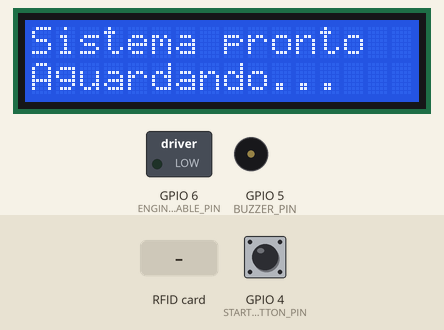
The sketch below on a simulated ESP32-S3. On the bench: 16×2 character LCD, switched loads named in the sketch (green lamp = pin HIGH), buzzer (waves = sounding, pin HIGH). The inputs (shaded band) are chosen by the test bench; at power-on: GPIO 4 (START_BUTTON_PIN) HIGH. WiFi joins after 1.5 s; servers stay silent unless stated; the local clock reads 2024-03-15 10:24:30 at power-on unless the sketch sets it; no MQTT or app messages arrive unless stated; what the sketch prints to the serial monitor is not drawn.

Above: at 16.6 s.
16.7 s: GPIO 4 (START_BUTTON_PIN) pulled LOW for 0.15 s
At 17.9 s:
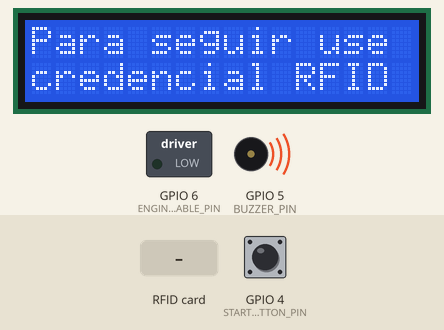
18.3 s: RFID card 41 D8 7E 05 held to the reader
At 18.7 s:
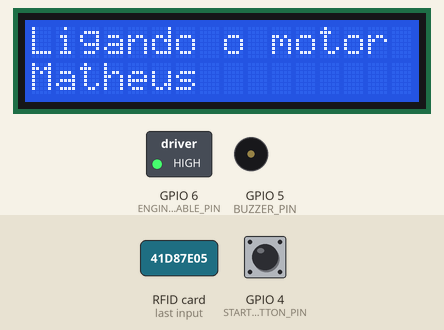
21.3 s: GPIO 4 (START_BUTTON_PIN) pulled LOW for 1 s
At 23.5 s:
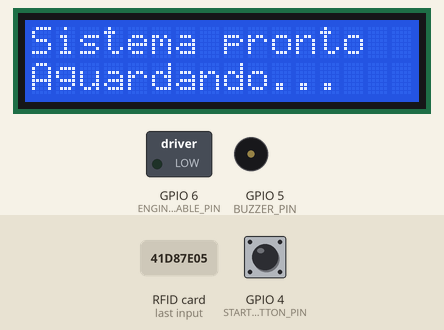
23.8 s: GPIO 4 (START_BUTTON_PIN) pulled LOW for 3.2 s
At 27.3 s:
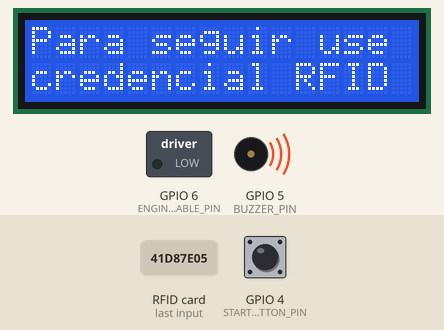
28.5 s: RFID card 01 91 AF 9B held to the reader
At 28.8 s:
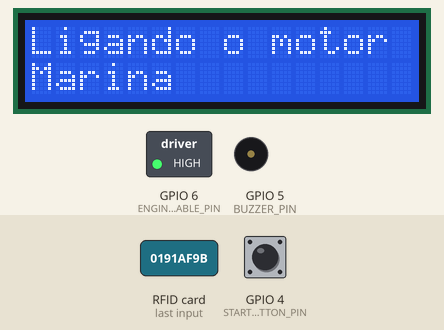
31.5 s: GPIO 4 (START_BUTTON_PIN) pulsed LOW 2 times (0.12 s each, 0.3 s apart)
At 33.1 s:
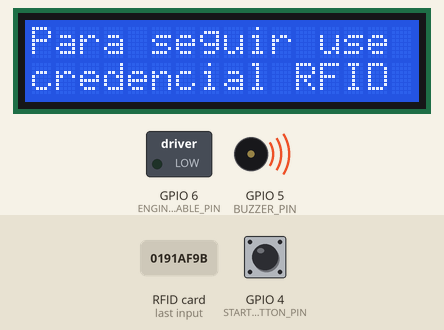
Timing chart, 0 to 34.6 s (numbered marks = the images above; inputs shaded):
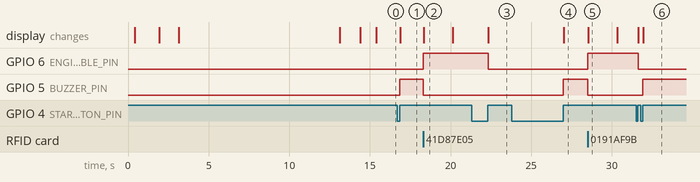

The sketch:

esp32_controle_veiculo_rfid.ino.ino
```cpp
#include <WiFi.h>
#include <PubSubClient.h>
#include <SPI.h>
#include <MFRC522.h>
#include <LiquidCrystal.h>
#include <ArduinoJson.h>
#include <time.h>

// =====================================================
// WIFI
// =====================================================
const char* WIFI_SSID = "IoT";
const char* WIFI_PASS = "12345678";

// =====================================================
// MQTT / AWS / MOSQUITTO
// =====================================================
const char* MQTT_BROKER = "3.143.217.29";
const int   MQTT_PORT   = 1883;
const char* MQTT_CLIENT_ID = "ESP32S3_CAR_01";
const char* MQTT_TOPIC_EVENTS = "veiculo/acesso/eventos";
const char* MQTT_TOPIC_STATUS = "veiculo/acesso/status";

// Se você configurar usuário/senha no Mosquitto, preencha aqui.
// Se não usar autenticação, deixe vazio.
const char* MQTT_USER = "";
const char* MQTT_PASS = "";

// =====================================================
// NTP
// =====================================================
const char* NTP_SERVER_1 = "pool.ntp.org";
const char* NTP_SERVER_2 = "a.st1.ntp.br";
const char* NTP_SERVER_3 = "b.st1.ntp.br";

// Brasil UTC-3
const long GMT_OFFSET_SEC = -3 * 3600;
const int  DAYLIGHT_OFFSET_SEC = 0;

// =====================================================
// PINOS
// =====================================================
// RFID RC522
#define RFID_SS_PIN         10
#define RFID_RST_PIN        9
#define RFID_SCK_PIN        12
#define RFID_MOSI_PIN       11
#define RFID_MISO_PIN       13

// Botão, buzzer e relé
#define START_BUTTON_PIN    4
#define BUZZER_PIN          5
#define ENGINE_ENABLE_PIN   6

// LCD 16x2 comum
#define LCD_RS              15
#define LCD_EN              16
#define LCD_D4              17
#define LCD_D5              18
#define LCD_D6              19
#define LCD_D7              20

// =====================================================
// CONFIGURAÇÕES DO RELÉ
// =====================================================
// true  = relé acionado com LOW
// false = relé acionado com HIGH
const bool RELAY_ACTIVE_LOW = false;

// =====================================================
// CONFIGURAÇÕES GERAIS
// =====================================================
const unsigned long AUTH_TIMEOUT_MS   = 60000;
const unsigned long DEBOUNCE_MS       = 80;
const unsigned long LCD_SHORT_MSG_MS  = 1800;
const unsigned long WIFI_RETRY_MS     = 10000;
const unsigned long MQTT_RETRY_MS     = 5000;

// =====================================================
// OBJETOS
// =====================================================
WiFiClient espClient;
PubSubClient mqttClient(espClient);

MFRC522 mfrc522(RFID_SS_PIN, RFID_RST_PIN);
LiquidCrystal lcd(LCD_RS, LCD_EN, LCD_D4, LCD_D5, LCD_D6, LCD_D7);

// =====================================================
// ESTADOS DO SISTEMA
// =====================================================
enum SystemState {
  IDLE,
  WAITING_CREDENTIAL,
  AUTHORIZED,
  TIMEOUT_BLOCKED
};

SystemState state = IDLE;

// =====================================================
// VARIÁVEIS DE CONTROLE
// =====================================================
unsigned long authStartMillis = 0;
unsigned long lastButtonChangeMillis = 0;
unsigned long lastWifiRetryMillis = 0;
unsigned long lastMqttRetryMillis = 0;

bool lastButtonReading = HIGH;

String currentDriverName = "";
String currentDriverUID  = "";

// =====================================================
// CARTÕES AUTORIZADOS
// =====================================================
struct AuthorizedCard {
  const char* uid;
  const char* name;
};

AuthorizedCard authorizedCards[] = {
  {"41D87E05", "Matheus"},
  {"0191AF9B", "Marina"}
};

const int authorizedCardsCount = sizeof(authorizedCards) / sizeof(authorizedCards[0]);

// =====================================================
// FUNÇÕES AUXILIARES
// =====================================================
void lcdShow2Lines(const String &line1, const String &line2) {
  lcd.clear();
  lcd.setCursor(0, 0);
  lcd.print(line1.substring(0, 16));
  lcd.setCursor(0, 1);
  lcd.print(line2.substring(0, 16));
}

void setBuzzer(bool on) {
  digitalWrite(BUZZER_PIN, on ? HIGH : LOW);
}

void setEngineEnabled(bool enabled) {
  if (RELAY_ACTIVE_LOW) {
    digitalWrite(ENGINE_ENABLE_PIN, enabled ? LOW : HIGH);
  } else {
    digitalWrite(ENGINE_ENABLE_PIN, enabled ? HIGH : LOW);
  }
}

String normalizeUID(byte *buffer, byte bufferSize) {
  String uid = "";
  for (byte i = 0; i < bufferSize; i++) {
    if (buffer[i] < 0x10) uid += "0";
    uid += String(buffer[i], HEX);
  }
  uid.toUpperCase();
  return uid;
}

String getDriverNameByUID(const String &uid) {
  for (int i = 0; i < authorizedCardsCount; i++) {
    if (uid.equalsIgnoreCase(authorizedCards[i].uid)) {
      return String(authorizedCards[i].name);
    }
  }
  return "";
}

String getTimestampISO() {
  struct tm timeinfo;
  if (!getLocalTime(&timeinfo, 2000)) {
    return "1970-01-01T00:00:00";
  }

  char buffer[25];
  strftime(buffer, sizeof(buffer), "%Y-%m-%dT%H:%M:%S", &timeinfo);
  return String(buffer);
}

bool ntpTimeIsValid() {
  struct tm timeinfo;
  if (!getLocalTime(&timeinfo, 1000)) {
    return false;
  }
  return (timeinfo.tm_year > (2024 - 1900));
}

// =====================================================
// WIFI
// =====================================================
void connectWiFi() {
  WiFi.mode(WIFI_STA);
  WiFi.begin(WIFI_SSID, WIFI_PASS);

  lcdShow2Lines("Conectando WiFi", "Aguarde...");
  Serial.print("Conectando Wi-Fi");

  unsigned long startAttempt = millis();
  while (WiFi.status() != WL_CONNECTED && millis() - startAttempt < 20000) {
    delay(500);
    Serial.print(".");
  }

  if (WiFi.status() == WL_CONNECTED) {
    Serial.println("\nWi-Fi conectado");
    Serial.print("IP local: ");
    Serial.println(WiFi.localIP());

    lcdShow2Lines("WiFi conectado", WiFi.localIP().toString());
    delay(1200);
  } else {
    Serial.println("\nFalha no Wi-Fi");
    lcdShow2Lines("Falha WiFi", "Modo local");
    delay(1200);
  }
}

// =====================================================
// NTP
// =====================================================
void initNTP() {
  configTime(GMT_OFFSET_SEC, DAYLIGHT_OFFSET_SEC, NTP_SERVER_1, NTP_SERVER_2, NTP_SERVER_3);

  lcdShow2Lines("Sincronizando", "horario NTP");
  Serial.println("Sincronizando horario via NTP...");

  int tentativas = 0;
  while (!ntpTimeIsValid() && tentativas < 20) {
    delay(500);
    Serial.print(".");
    tentativas++;
  }

  Serial.println();

  if (ntpTimeIsValid()) {
    String ts = getTimestampISO();
    Serial.println("Horario sincronizado: " + ts);
    lcdShow2Lines("Hora sincronizada", ts.substring(11, 16));
    delay(1200);
  } else {
    Serial.println("Nao foi possivel sincronizar NTP");
    lcdShow2Lines("Falha no NTP", "Sem hora real");
    delay(1200);
  }
}

// =====================================================
// MQTT
// =====================================================
void mqttCallback(char* topic, byte* payload, unsigned int length) {
  // Não usado por enquanto, mas mantido para expansão futura
  Serial.print("Mensagem recebida no topico: ");
  Serial.println(topic);
}

void setupMQTT() {
  mqttClient.setServer(MQTT_BROKER, MQTT_PORT);
  mqttClient.setCallback(mqttCallback);
}

bool connectMQTT() {
  if (WiFi.status() != WL_CONNECTED) return false;

  Serial.print("Conectando ao broker MQTT... ");

  bool connected;
  if (strlen(MQTT_USER) > 0) {
    connected = mqttClient.connect(MQTT_CLIENT_ID, MQTT_USER, MQTT_PASS);
  } else {
    connected = mqttClient.connect(MQTT_CLIENT_ID);
  }

  if (connected) {
    Serial.println("OK");
    mqttClient.publish(MQTT_TOPIC_STATUS, "online", true);
    lcdShow2Lines("MQTT conectado", "Broker AWS OK");
    delay(1000);
    return true;
  } else {
    Serial.print("falhou, rc=");
    Serial.println(mqttClient.state());
    lcdShow2Lines("Falha MQTT", "Ver broker");
    delay(1000);
    return false;
  }
}

bool publishEvent(const String &eventType,
                  const String &driverName,
                  const String &uid,
                  const String &statusText) {
  if (!mqttClient.connected()) {
    Serial.println("MQTT offline. Evento nao publicado.");
    return false;
  }

  JsonDocument doc;
  doc["device"] = "ESP32S3-CAR-01";
  doc["event_type"] = eventType;
  doc["driver_name"] = driverName;
  doc["uid"] = uid;
  doc["status"] = statusText;
  doc["timestamp"] = getTimestampISO();
  doc["timestamp_valid"] = ntpTimeIsValid();
  doc["ip"] = WiFi.localIP().toString();
  doc["state"] = (int)state;

  String payload;
  serializeJson(doc, payload);

  bool ok = mqttClient.publish(MQTT_TOPIC_EVENTS, payload.c_str(), false);

  Serial.println("=================================");
  Serial.println("PUBLICACAO MQTT");
  Serial.print("Topico: ");
  Serial.println(MQTT_TOPIC_EVENTS);
  Serial.println(payload);
  Serial.print("Resultado: ");
  Serial.println(ok ? "OK" : "FALHOU");
  Serial.println("=================================");


  return ok;
}

// =====================================================
// CONTROLE DO SISTEMA
// =====================================================
void enterIdleState() {
  state = IDLE;
  currentDriverName = "";
  currentDriverUID = "";

  setBuzzer(false);
  setEngineEnabled(false);

  lcdShow2Lines("Sistema pronto", "Aguardando...");
  Serial.println("Estado -> IDLE");
}

void startAuthenticationProcess() {
  state = WAITING_CREDENTIAL;
  authStartMillis = millis();
  currentDriverName = "";
  currentDriverUID = "";

  setEngineEnabled(false);
  setBuzzer(true);

  lcdShow2Lines("Para seguir use", "credencial RFID");

  Serial.println("Estado -> WAITING_CREDENTIAL");
  publishEvent("start_requested", "", "", "Aguardando credencial");
}

void authorizeDriver(const String &uid, const String &name) {
  state = AUTHORIZED;
  currentDriverUID = uid;
  currentDriverName = name;

  setBuzzer(false);
  setEngineEnabled(true);

  lcdShow2Lines("Ligando o motor", name);
  Serial.println("Credencial valida: " + name + " | UID: " + uid);

  publishEvent("authorized", name, uid, "Motor liberado");

  delay(LCD_SHORT_MSG_MS);
  lcdShow2Lines("Motor Ligado", name);
}

void denyUnknownCard(const String &uid) {
  setEngineEnabled(false);
  setBuzzer(true);

  lcdShow2Lines("Cartao invalido", "Acesso negado");
  Serial.println("Cartao nao autorizado: " + uid);

  publishEvent("unauthorized_card", "", uid, "Cartao nao autorizado");

  delay(LCD_SHORT_MSG_MS);
  lcdShow2Lines("Para seguir use", "credencial RFID");
}

void handleTimeout() {
  state = TIMEOUT_BLOCKED;

  setBuzzer(false);
  setEngineEnabled(false);

  lcdShow2Lines("Tempo esgotado", "Motor bloqueado");
  Serial.println("Timeout sem credencial");

  publishEvent("timeout", "", "", "Tempo expirado sem credencial");

  delay(2500);
  enterIdleState();
}

bool startButtonPressed() {
  bool reading = digitalRead(START_BUTTON_PIN);

  if (reading != lastButtonReading) {
    lastButtonChangeMillis = millis();
    lastButtonReading = reading;
  }

  if ((millis() - lastButtonChangeMillis) > DEBOUNCE_MS) {
    if (reading == LOW) {
      delay(20);
      while (digitalRead(START_BUTTON_PIN) == LOW) {
        delay(5);
      }
      return true;
    }
  }
  return false;
}

bool readRFIDCard(String &uidOut, String &nameOut) {
  if (!mfrc522.PICC_IsNewCardPresent()) return false;
  if (!mfrc522.PICC_ReadCardSerial()) return false;

  String uid = normalizeUID(mfrc522.uid.uidByte, mfrc522.uid.size);
  String name = getDriverNameByUID(uid);

  mfrc522.PICC_HaltA();
  mfrc522.PCD_StopCrypto1();

  uidOut = uid;
  nameOut = name;
  return true;
}

// =====================================================
// SETUP
// =====================================================
void setup() {
  Serial.begin(115200);
  delay(300);

  pinMode(START_BUTTON_PIN, INPUT_PULLUP);
  pinMode(BUZZER_PIN, OUTPUT);
  pinMode(ENGINE_ENABLE_PIN, OUTPUT);

  setBuzzer(false);
  setEngineEnabled(false);

  lcd.begin(16, 2);
  lcdShow2Lines("Inicializando", "Sistema...");

  SPI.begin(RFID_SCK_PIN, RFID_MISO_PIN, RFID_MOSI_PIN, RFID_SS_PIN);
  mfrc522.PCD_Init();
  Serial.println("RC522 inicializado");

  connectWiFi();
  initNTP();
  setupMQTT();
  connectMQTT();

  enterIdleState();
}

// =====================================================
// LOOP
// =====================================================
void loop() {
  if (WiFi.status() != WL_CONNECTED) {
    if (millis() - lastWifiRetryMillis >= WIFI_RETRY_MS) {
      lastWifiRetryMillis = millis();
      connectWiFi();
      initNTP();
    }
  }

  if (!mqttClient.connected()) {
    if (millis() - lastMqttRetryMillis >= MQTT_RETRY_MS) {
      lastMqttRetryMillis = millis();
      connectMQTT();
    }
  } else {
    mqttClient.loop();
  }

  switch (state) {
    case IDLE:
      if (startButtonPressed()) {
        startAuthenticationProcess();
      }
      break;

    case WAITING_CREDENTIAL: {
      setBuzzer(true);

      if (millis() - authStartMillis >= AUTH_TIMEOUT_MS) {
        handleTimeout();
        break;
      }

      String uid, name;
      if (readRFIDCard(uid, name)) {
        Serial.println("UID lido: " + uid);

        if (name.length() > 0) {
          authorizeDriver(uid, name);
        } else {
          denyUnknownCard(uid);
        }
      }
      break;
    }

    case AUTHORIZED:
      if (startButtonPressed()) {
        publishEvent("manual_reset", currentDriverName, currentDriverUID, "Sistema reiniciado");
        enterIdleState();
      }
      break;

    case TIMEOUT_BLOCKED:
      enterIdleState();
      break;
  }
}
```

Measured:
- after the input at 16.7 s, GPIO 5 (BUZZER_PIN): LOW → HIGH after 0.15 s; the display: changes after 0.18 s (image 1)
- after the input at 18.3 s, GPIO 6 (ENGINE_ENABLE_PIN): LOW → HIGH at once; GPIO 5 (BUZZER_PIN): HIGH → LOW at once; the display: changes at once (image 2)
- after the input at 21.3 s, GPIO 6 (ENGINE_ENABLE_PIN): HIGH → LOW after 1.0 s; the display: changes after 1.0 s (image 3)
- after the input at 23.8 s, GPIO 5 (BUZZER_PIN): LOW → HIGH after 3.2 s; the display: changes after 3.2 s (image 4)
- after the input at 28.5 s, GPIO 6 (ENGINE_ENABLE_PIN): LOW → HIGH at once; GPIO 5 (BUZZER_PIN): HIGH → LOW at once; the display: changes at once (image 5)
- after the input at 31.5 s, GPIO 6 (ENGINE_ENABLE_PIN): HIGH → LOW after 0.15 s; GPIO 5 (BUZZER_PIN): LOW → HIGH after 0.42 s; the display: first changes after 0.15 s (image 6 shows a later state)
- what the display in image 2 shows lasts 1.8 s, from 18.3 s to 20.1 s
